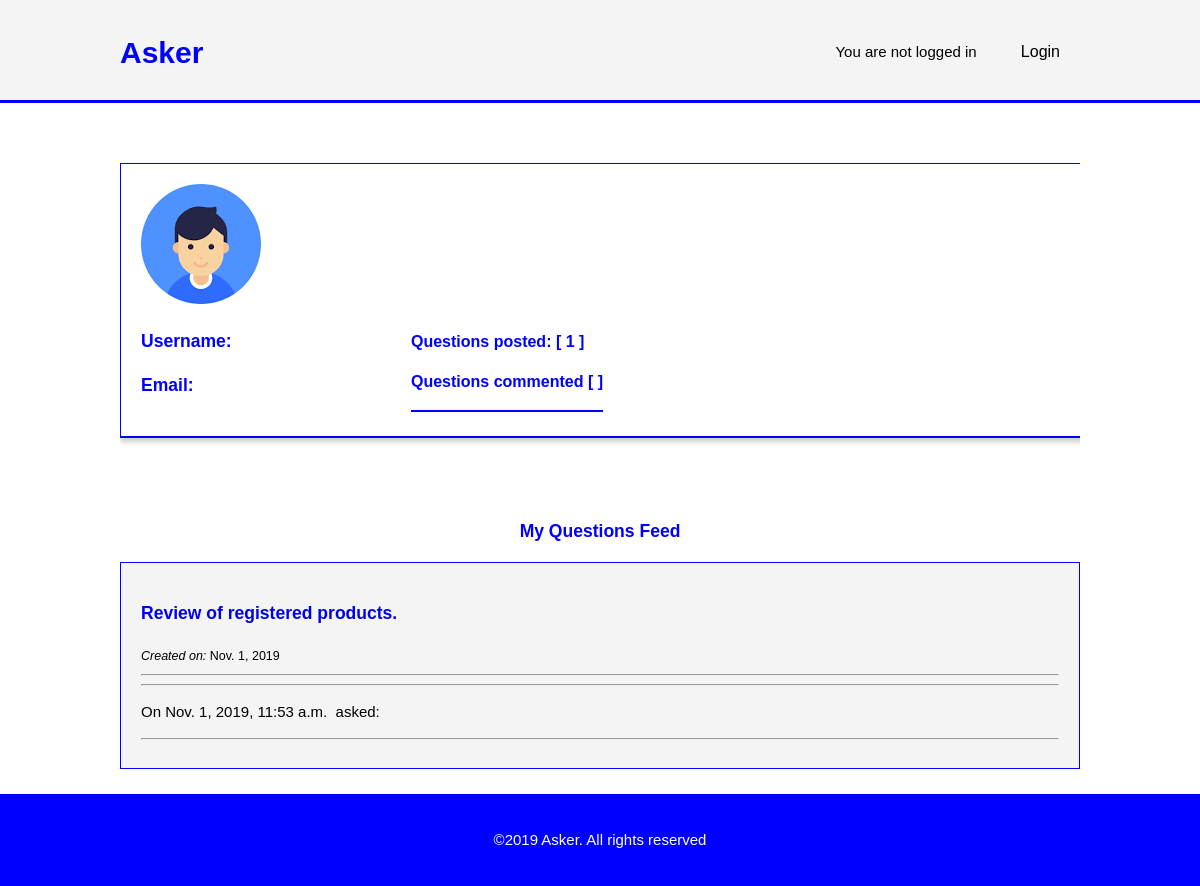
The page /profile/ on the database as committed earlier.
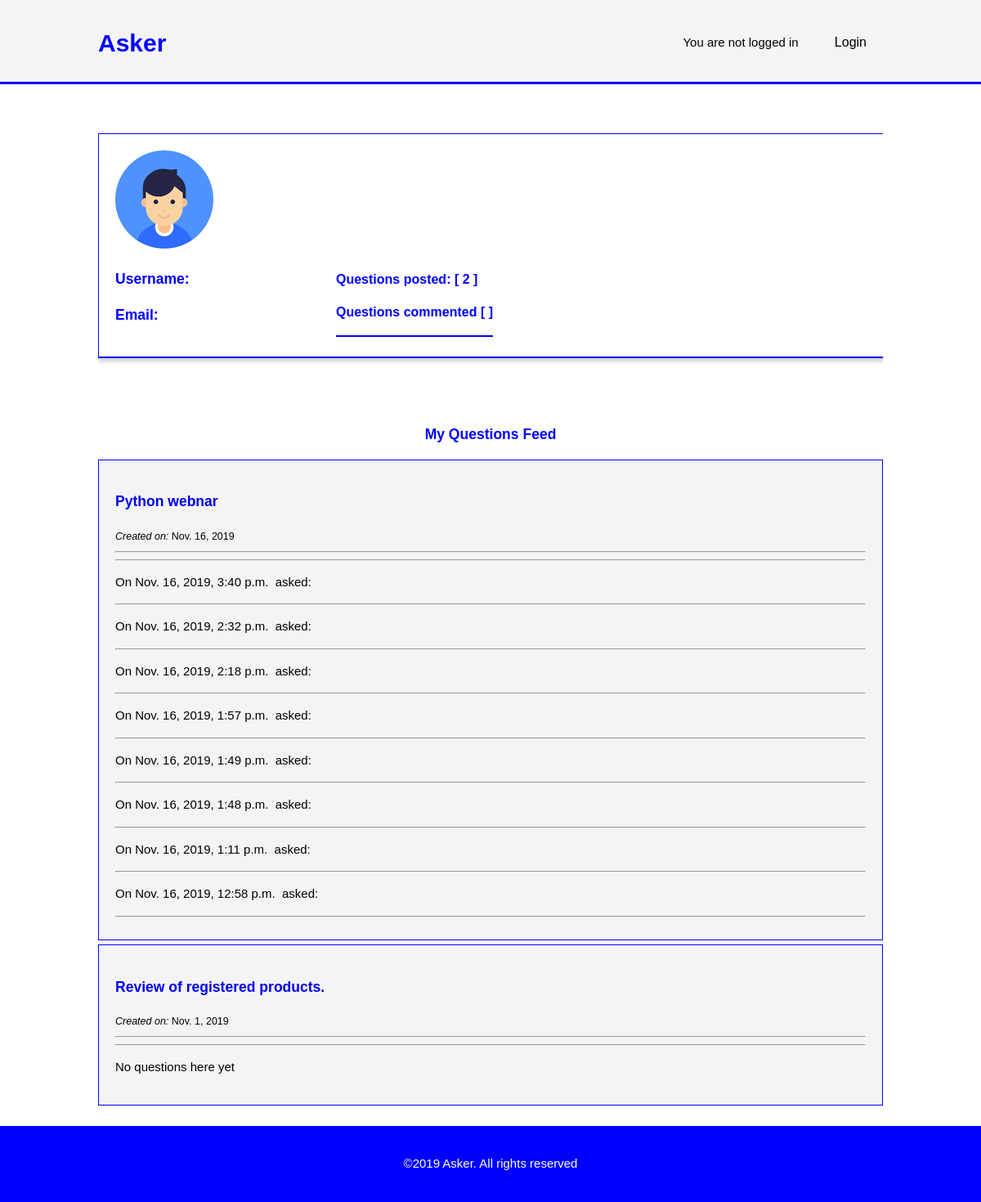
The same page on the database as committed later.
### meetup/models.py (models this page shows, shortened)
class Meetup(models.Model):
    created_by = models.ForeignKey(User, on_delete=models.CASCADE, null=True, related_name='meetings')
    title = models.CharField(max_length=200)
    venue = models.CharField(max_length=100)
    created_on = models.DateTimeField(default=timezone.now)
    when = models.DateField()
    description = models.TextField()

class Comment(models.Model):
    meetup = models.ForeignKey(
        Meetup, on_delete=models.CASCADE, related_name='comments')
    posted_by = models.ForeignKey(User, on_delete=models.CASCADE, null=True, related_name='comments')
    question = models.TextField()
    created_date = models.DateTimeField(default=timezone.now)
    up_vote = models.IntegerField(default=0)
    down_vote = models.IntegerField(default=0)
    parent = models.ForeignKey('self', on_delete=models.CASCADE, null=True, blank=True)
    class Meta:
        ordering = ['-created_date']

### meetup/views.py (the view)
# urls.py: path('profile/', views.profile, name='profile'),
def profile(request):
    meetups = Meetup.objects.all().order_by('-created_on')
    return render(request, 'profile.html', {'meetups': meetups})

### meetup/templates/profile.html (shortened to what this page needs)
<!DOCTYPE html>
<html>
<head>
    <link rel="stylesheet" href="../static/css/profile.css">
</head>
<body>
    <header>
        <div class="container">
            <div id="branding">
                <h1><span class="highlight"> Asker</span></h1>
            </div>
            <nav>
                <ul>
                        {% if user.is_authenticated %}
                        <li><a href="/profile">Profile</a></li>
                        <li>
                            <a href="{% url 'logout' %}">Logout</a>
                        </li>
                        {% else %}
                        <li>
                            You are not logged in
                        </li>
                        <li>
                            <a href="{% url 'login' %}">Login</a>
                        </li>
                        {% endif %}
                </ul>
            </nav>
        </div>
    </header>
    <section id="main">
        <div class="container">
            <aside id="left_side">
                <img src="../static/images/user.png" alt="No Image Found">
                <h3>Username: {{request.user.first_name}} {{request.user.last_name}}</h3>
                <h3>Email:{{request.user.email}}</h3>
                <div class="status">
                    <h3>Questions posted: [ {{meetups.count}} ]</h3>
                    <h3> Questions commented [ {{meetup.comments.count}} ]</h3>
                </div>
            </aside>
            <article id="main-col">
                <h1>My Questions Feed</h1>
                <ul id="questions">
                    {% for meetup in meetups %}
                    <li>
                        <h3>
                            <a href="#">{{ meetup.title }}</a>
                        </h3>
                        <small><i>Created on:</i>
                            {{ meetup.created_on.date }}
                        </small>
                        <hr>
                        <hr>
                        {% for comment in meetup.comments.all %}
                        <div class="comment">
                            <p>
                                On {{comment.created_date }}&nbsp;
                                <b>{{ comment.author }}</b> asked:
                            </p>
                        </div>
                        <hr>
                        {% empty %}
                        <p>No questions here yet</p>
                        {% endfor %}
                        {% empty %}
                        <p>No feeds at the moment</p>
                        {% endfor %}
                    </li>
                </ul>
            </article>
        </div>
    </section>
    <footer>
        <p>&copy;2019 Asker. All rights reserved</p>
    </footer>
</body>
</html>

### meetup/static/css/profile.css (style rules this page uses)
html { scroll-behavior: smooth; }
body { font-family: Arial, Helvetica, sans-serif; font-size: 15px; line-height: 1.5; margin: 0; padding: 0; }
.container { width: 80%; margin: auto; overflow: hidden; }
ul { margin: 0; padding: 0; }
header { background-color: #f4f4f4; padding-top: 30px; min-height: 70px; border-bottom: #0000FF 3px solid; }
header a { color: #000000; text-decoration: none; font-size: 16px; }
header li { display: inline; padding: 0 20px 0 20px; }
header #branding { float: left; }
header #branding h1 { margin: 0; }
header nav { float: right; margin-top: 10px; }
header .highlight, header .current a { color: #0000FF; font-weight: bold; }
ul#questions li { list-style: none; padding: 20px; border: #0000FF 1px solid; margin-bottom: 5px; background-color: #f4f4f4; }
ul#questions a { text-decoration: none; }
article h1 { color: #0000FF; text-align: center; }
aside#left_side { float: left; width:96%; margin-top: 60px; box-shadow: 0 4px 5px 0 rgba(0,0,0,0.2); transition: 0.3s; padding: 20px ; position: relative; margin-bottom: 80px; margin-right: auto; margin-left: auto; border: 1px solid #0000FF; color: #0000FF; border-bottom: 2px #0000FF solid; }
.status { float: left; position: absolute; top: 150px; margin-top: 0px; margin-left: 270px; border-bottom: 2px #0000FF solid; }
.status h3 { color: #0000FF; font-family: Arial; font-size: 16px; }
article#main-col { margin-top: 0; width: 100%; clear: both; }
footer { padding: 20px; margin-top: 20px; text-align: center; color: #ffffff; background-color: #0000FF; }

Rows that differ between the two databases and show on the page:
removed Comment: created_date "Nov. 1, 2019, 11:53 a.m.", shown under Meetup "Review of registered products."
added Meetup: title "Python webnar", created_on "Nov. 16, 2019"
added Comment: created_date "Nov. 16, 2019, 3:40 p.m.", shown under "Python webnar"
added Comment: created_date "Nov. 16, 2019, 2:32 p.m.", shown under "Python webnar"
added Comment: created_date "Nov. 16, 2019, 2:18 p.m.", shown under "Python webnar"
added Comment: created_date "Nov. 16, 2019, 1:57 p.m.", shown under "Python webnar"
added Comment: created_date "Nov. 16, 2019, 1:49 p.m.", shown under "Python webnar"
added Comment: created_date "Nov. 16, 2019, 1:48 p.m.", shown under "Python webnar"
added Comment: created_date "Nov. 16, 2019, 1:11 p.m.", shown under "Python webnar"
added Comment: created_date "Nov. 16, 2019, 12:58 p.m.", shown under "Python webnar"
shown differently, row unchanged: Meetup "Review of registered products.": now shows "No questions here yet"
Other text that changed with them:
{{ meetups.count }}: "1" → "2"
